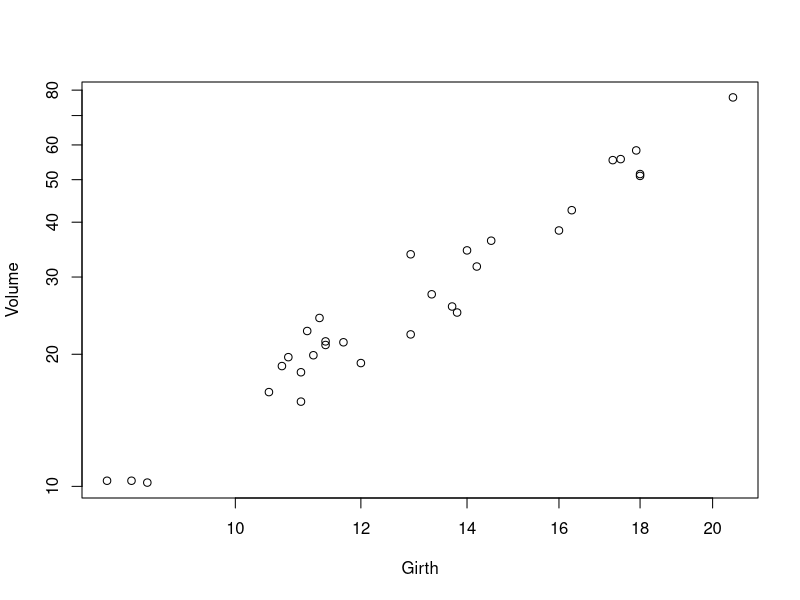

Here is the R script that generated this plot:
data("trees") #load dataset "trees" 
View(trees) #have a look at the dataset
plot(Volume ~ Girth, data = trees, log = "xy") #plot scatter graph of volume against Girth
cor(trees$Girth, trees$Volume) #Evaluate correlation between Girth and volume
TreesModel <- lm(Volume ~ Girth, data=trees)  # build linear regression model on full data
print(TreesModel)
abline(TreesModel)
summary(TreesModel)  


a <- data.frame(Girth = 15) #make a data frame for the predict funtion
result <-  predict(TreesModel,a) # predict function
print(result) 